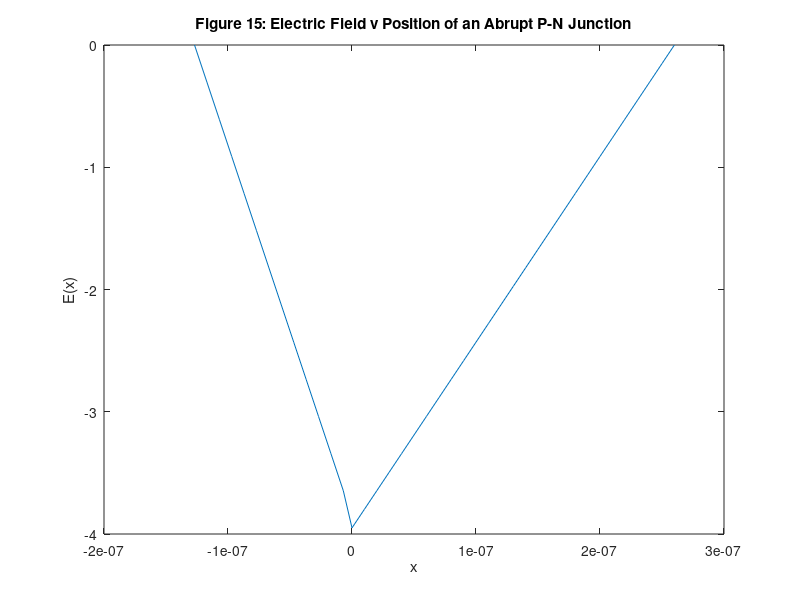
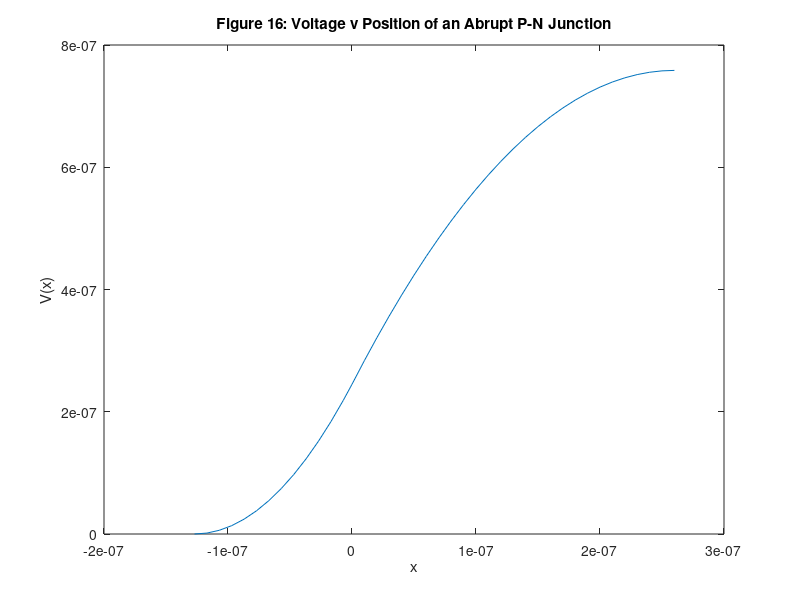

Write MATLAB code to recreate these figures, in order.
%%Electric Field Equation
wp=1.27E-7;                                     %positive side depletion width in m
wn=2.6E-7;                                     %negative side depletion width in m
ND=1E16;                                        %concentration of donor dopant in cm^-3
NA=2E16;                                        %concentration of acceptor dopant in cm^-3
%Note: wp/wn=ND/NA
e=1.6E-19;                                      %elementary charge in C
epsilon0=8.85E-12;                              %permittivity of free space in F*m^-1
epsilonr=11.9;                                  %relative permittivity of silicon
epsilon=epsilon0*epsilonr;                      %permittivity of semiconductor in F*m^-1
x1=-wp:.1E-7:0;                                 %x values of p side
x2=0:.1E-7:wn;                                  %x values of n side
E1=(-e*NA/epsilon)*(x1+wp);                     %for -wp<x<0
E2=(e*ND/epsilon)*(x2-wn);                      %for 0<x<wn
xfinal=[x1,x2];                                 %vector combining x1 and x2
Efinal=[E1,E2];                                 %vector combining E1 and E2
figure(1), plot(xfinal,Efinal), xlabel('x'), ylabel('E(x)'), title('Figure 15: Electric Field v Position of an Abrupt P-N Junction')
%%Voltage Equation
w0=wp+wn;                                       %total depletion width in m
V0=(e/(2*epsilon))*(w0^2)*((NA*ND)/(NA+ND));    %built in voltage in V
V1=((e*NA)/(2*epsilon))*(x1+wp).^2;             %for -wp<x<0
V2=V0-(((e*ND)/(2*epsilon))*(x2-wn).^2);        %for 0<x<wn
Vfinal=[V1,V2];                                 %vector combining V1 and V2
figure(2), plot(xfinal,Vfinal), xlabel('x'), ylabel('V(x)'), title('Figure 16: Voltage v Position of an Abrupt P-N Junction')
